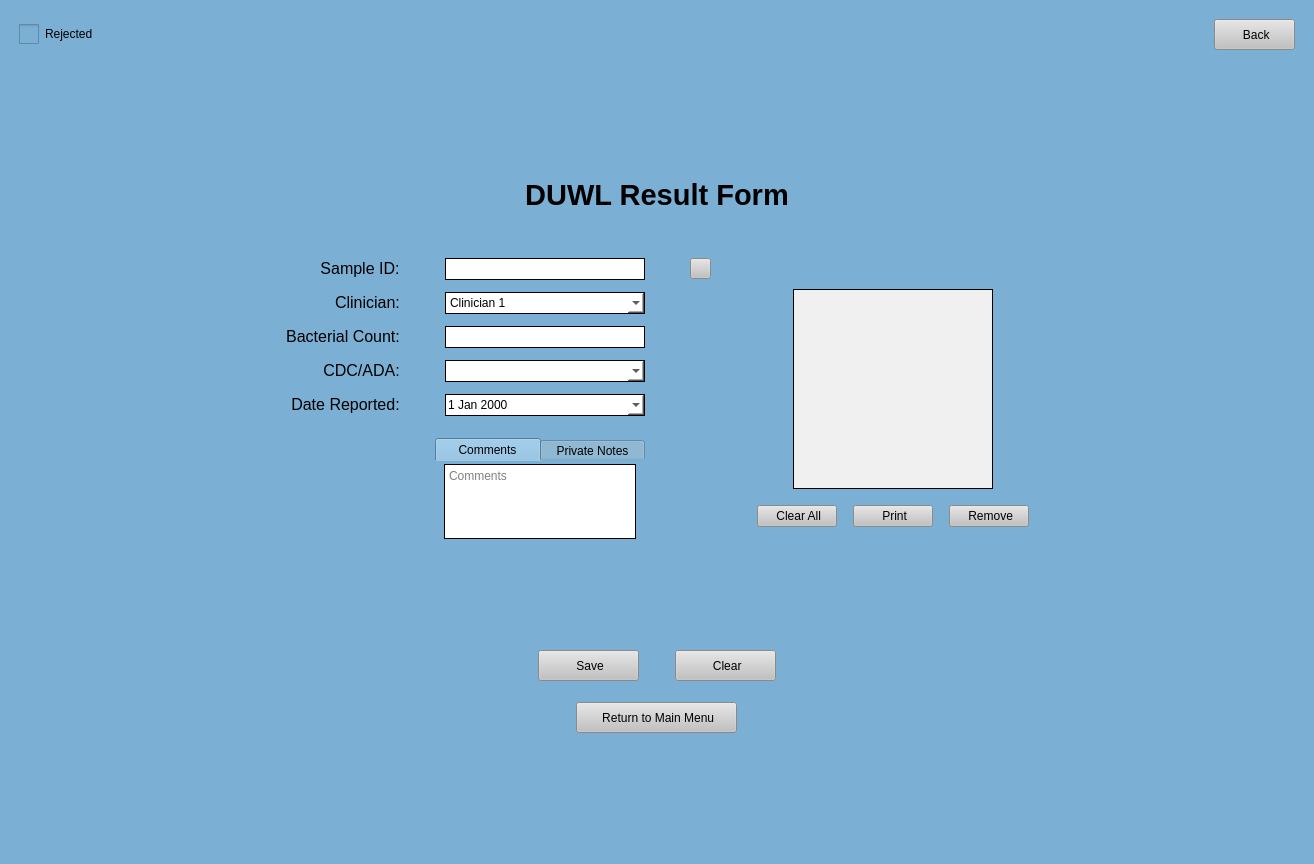
<?xml version="1.0" encoding="UTF-8"?>
<ui version="4.0">
 <class>MainWindow</class>
 <widget class="QMainWindow" name="MainWindow">
  <property name="geometry">
   <rect>
    <x>0</x>
    <y>0</y>
    <width>1314</width>
    <height>864</height>
   </rect>
  </property>
  <property name="focusPolicy">
   <enum>Qt::ClickFocus</enum>
  </property>
  <property name="windowTitle">
   <string>MainWindow</string>
  </property>
  <property name="styleSheet">
   <string notr="true">background-color: rgb(123, 175, 212);</string>
  </property>
  <widget class="QWidget" name="centralwidget">
   <layout class="QGridLayout" name="gridLayout">
    <item row="2" column="0">
     <spacer name="verticalSpacer">
      <property name="orientation">
       <enum>Qt::Vertical</enum>
      </property>
      <property name="sizeHint" stdset="0">
       <size>
        <width>20</width>
        <height>40</height>
       </size>
      </property>
     </spacer>
    </item>
    <item row="4" column="0">
     <spacer name="verticalSpacer_2">
      <property name="orientation">
       <enum>Qt::Vertical</enum>
      </property>
      <property name="sizeHint" stdset="0">
       <size>
        <width>20</width>
        <height>40</height>
       </size>
      </property>
     </spacer>
    </item>
    <item row="3" column="0">
     <layout class="QVBoxLayout" name="verticalLayout">
      <property name="bottomMargin">
       <number>0</number>
      </property>
      <item>
       <widget class="QLabel" name="label_5">
        <property name="text">
         <string>&lt;html&gt;&lt;head/&gt;&lt;body&gt;&lt;p align=&quot;center&quot;&gt;&lt;span style=&quot; font-size:22pt; font-weight:600;&quot;&gt;DUWL Result Form&lt;/span&gt;&lt;/p&gt;&lt;/body&gt;&lt;/html&gt;</string>
        </property>
       </widget>
      </item>
      <item>
       <layout class="QHBoxLayout" name="horizontalLayout">
        <item>
         <spacer name="horizontalSpacer">
          <property name="orientation">
           <enum>Qt::Horizontal</enum>
          </property>
          <property name="sizeHint" stdset="0">
           <size>
            <width>40</width>
            <height>20</height>
           </size>
          </property>
         </spacer>
        </item>
        <item>
         <layout class="QHBoxLayout" name="horizontalLayout_3">
          <property name="leftMargin">
           <number>0</number>
          </property>
          <property name="topMargin">
           <number>0</number>
          </property>
          <property name="rightMargin">
           <number>0</number>
          </property>
          <property name="bottomMargin">
           <number>0</number>
          </property>
          <item>
           <spacer name="horizontalSpacer_9">
            <property name="orientation">
             <enum>Qt::Horizontal</enum>
            </property>
            <property name="sizeHint" stdset="0">
             <size>
              <width>40</width>
              <height>20</height>
             </size>
            </property>
           </spacer>
          </item>
          <item>
           <layout class="QGridLayout" name="gridLayout_2">
            <property name="leftMargin">
             <number>0</number>
            </property>
            <property name="topMargin">
             <number>0</number>
            </property>
            <property name="rightMargin">
             <number>0</number>
            </property>
            <property name="bottomMargin">
             <number>0</number>
            </property>
            <property name="horizontalSpacing">
             <number>45</number>
            </property>
            <property name="verticalSpacing">
             <number>12</number>
            </property>
            <item row="3" column="0" alignment="Qt::AlignRight">
             <widget class="QLabel" name="label_13">
              <property name="text">
               <string>&lt;html&gt;&lt;head/&gt;&lt;body&gt;&lt;p align=&quot;center&quot;&gt;&lt;span style=&quot; font-size:12pt;&quot;&gt;Clinician:&lt;/span&gt;&lt;/p&gt;&lt;/body&gt;&lt;/html&gt;</string>
              </property>
              <property name="alignment">
               <set>Qt::AlignRight|Qt::AlignTrailing|Qt::AlignVCenter</set>
              </property>
             </widget>
            </item>
            <item row="5" column="0" alignment="Qt::AlignRight">
             <widget class="QLabel" name="label_10">
              <property name="text">
               <string>&lt;html&gt;&lt;head/&gt;&lt;body&gt;&lt;p align=&quot;center&quot;&gt;&lt;span style=&quot; font-size:12pt;&quot;&gt;CDC/ADA:&lt;/span&gt;&lt;/p&gt;&lt;/body&gt;&lt;/html&gt;</string>
              </property>
              <property name="alignment">
               <set>Qt::AlignRight|Qt::AlignTrailing|Qt::AlignVCenter</set>
              </property>
             </widget>
            </item>
            <item row="6" column="1">
             <widget class="QDateEdit" name="repDate">
              <property name="sizePolicy">
               <sizepolicy hsizetype="Fixed" vsizetype="Fixed">
                <horstretch>0</horstretch>
                <verstretch>0</verstretch>
               </sizepolicy>
              </property>
              <property name="minimumSize">
               <size>
                <width>200</width>
                <height>22</height>
               </size>
              </property>
              <property name="maximumSize">
               <size>
                <width>200</width>
                <height>22</height>
               </size>
              </property>
              <property name="styleSheet">
               <string notr="true">/* the box that is displayed*/
QDateEdit {
background-color: rgb(255, 255, 255);
border-style: solid;
border-width: 1px
}
/*toolbar on top of calendar*/
QCalendarWidget QToolButton {
height: 30px;
width: 75px;
color: white;
font-size: 12px;
icon-size: 24px, 24px;
font-weight: bold;
background-color: rgb(123,175,212);
}
QCalendarWidget QMenu {
width: 85px;
left: 10px;
color: white;
font-size: 12px;
background-color: rgb(123, 175, 212);
}
QCalendarWidget QSpinBox {
width: 75px;
font-size:12px;
color: white;
background-color: rgb(123, 175, 212);
selection-background-color: rgb(136, 136, 136);
selection-color: rgb(255, 255, 255);
}
QCalendarWidget QSpinBox::up-button { subcontrol-origin: border; subcontrol-position: top right; width:35px; }
QCalendarWidget QSpinBox::down-button {subcontrol-origin: border; subcontrol-position: bottom right; width:35px;}
QCalendarWidget QSpinBox::up-arrow { width:28px; height:28px; }
QCalendarWidget QSpinBox::down-arrow { width:28px; height:28px; }

/* header row */
QCalendarWidget QWidget { 
alternate-background-color: rgb(240, 240, 240); 
}
/* normal days */
QCalendarWidget QAbstractItemView:enabled
{
font-size:12px;
color: black;
background-color: white;
selection-background-color: rgb(123, 175, 212);
selection-color: white;
}
/* days in other months */
/* navigation bar */
QCalendarWidget QWidget#qt_calendar_navigationbar
{
background-color: rgb(123, 175, 212);
}
QCalendarWidget QAbstractItemView:disabled
{
color: rgb(180,180,180);
}</string>
              </property>
              <property name="calendarPopup">
               <bool>true</bool>
              </property>
             </widget>
            </item>
            <item row="2" column="2" alignment="Qt::AlignLeft">
             <widget class="QPushButton" name="find">
              <property name="sizePolicy">
               <sizepolicy hsizetype="Fixed" vsizetype="Fixed">
                <horstretch>0</horstretch>
                <verstretch>0</verstretch>
               </sizepolicy>
              </property>
              <property name="minimumSize">
               <size>
                <width>21</width>
                <height>21</height>
               </size>
              </property>
              <property name="maximumSize">
               <size>
                <width>21</width>
                <height>21</height>
               </size>
              </property>
              <property name="cursor">
               <cursorShape>PointingHandCursor</cursorShape>
              </property>
              <property name="styleSheet">
               <string notr="true">QPushButton:hover {
	 background-color: rgb(210, 210, 210);
}

QPushButton:focus {
	background-color: rgb(210, 210, 210);
}

QPushButton {
	background-color: rgb(193, 193, 193);
}</string>
              </property>
              <property name="text">
               <string/>
              </property>
              <property name="iconSize">
               <size>
                <width>16</width>
                <height>16</height>
               </size>
              </property>
              <property name="checkable">
               <bool>false</bool>
              </property>
              <property name="default">
               <bool>false</bool>
              </property>
              <property name="flat">
               <bool>false</bool>
              </property>
             </widget>
            </item>
            <item row="9" column="1">
             <spacer name="verticalSpacer_13">
              <property name="orientation">
               <enum>Qt::Vertical</enum>
              </property>
              <property name="sizeHint" stdset="0">
               <size>
                <width>20</width>
                <height>40</height>
               </size>
              </property>
             </spacer>
            </item>
            <item row="1" column="1">
             <spacer name="verticalSpacer_11">
              <property name="orientation">
               <enum>Qt::Vertical</enum>
              </property>
              <property name="sizeType">
               <enum>QSizePolicy::Minimum</enum>
              </property>
              <property name="sizeHint" stdset="0">
               <size>
                <width>20</width>
                <height>40</height>
               </size>
              </property>
             </spacer>
            </item>
            <item row="2" column="0" alignment="Qt::AlignRight">
             <widget class="QLabel" name="label_7">
              <property name="text">
               <string>&lt;html&gt;&lt;head/&gt;&lt;body&gt;&lt;p align=&quot;center&quot;&gt;&lt;span style=&quot; font-size:12pt;&quot;&gt;Sample ID:&lt;/span&gt;&lt;/p&gt;&lt;/body&gt;&lt;/html&gt;</string>
              </property>
              <property name="alignment">
               <set>Qt::AlignRight|Qt::AlignTrailing|Qt::AlignVCenter</set>
              </property>
             </widget>
            </item>
            <item row="2" column="1">
             <widget class="QLineEdit" name="saID">
              <property name="sizePolicy">
               <sizepolicy hsizetype="Fixed" vsizetype="Fixed">
                <horstretch>0</horstretch>
                <verstretch>0</verstretch>
               </sizepolicy>
              </property>
              <property name="minimumSize">
               <size>
                <width>200</width>
                <height>22</height>
               </size>
              </property>
              <property name="maximumSize">
               <size>
                <width>200</width>
                <height>22</height>
               </size>
              </property>
              <property name="styleSheet">
               <string notr="true">background-color: rgb(255, 255, 255);
border-style: solid;
border-width: 1px</string>
              </property>
             </widget>
            </item>
            <item row="4" column="1">
             <widget class="QLineEdit" name="bacterialCount">
              <property name="sizePolicy">
               <sizepolicy hsizetype="Fixed" vsizetype="Fixed">
                <horstretch>0</horstretch>
                <verstretch>0</verstretch>
               </sizepolicy>
              </property>
              <property name="minimumSize">
               <size>
                <width>200</width>
                <height>22</height>
               </size>
              </property>
              <property name="maximumSize">
               <size>
                <width>200</width>
                <height>22</height>
               </size>
              </property>
              <property name="styleSheet">
               <string notr="true">background-color: rgb(255, 255, 255);
border-style: solid;
border-width: 1px</string>
              </property>
             </widget>
            </item>
            <item row="5" column="1">
             <widget class="QComboBox" name="cdcADA">
              <property name="minimumSize">
               <size>
                <width>200</width>
                <height>22</height>
               </size>
              </property>
              <property name="maximumSize">
               <size>
                <width>200</width>
                <height>22</height>
               </size>
              </property>
              <property name="styleSheet">
               <string notr="true">background-color: rgb(255, 255, 255);
border-style: solid;
border-width: 1px</string>
              </property>
              <item>
               <property name="text">
                <string/>
               </property>
              </item>
              <item>
               <property name="text">
                <string>Meets</string>
               </property>
              </item>
              <item>
               <property name="text">
                <string>Fails to Meet</string>
               </property>
              </item>
             </widget>
            </item>
            <item row="6" column="0" alignment="Qt::AlignRight">
             <widget class="QLabel" name="label_15">
              <property name="text">
               <string>&lt;html&gt;&lt;head/&gt;&lt;body&gt;&lt;p align=&quot;center&quot;&gt;&lt;span style=&quot; font-size:12pt;&quot;&gt;Date Reported:&lt;/span&gt;&lt;/p&gt;&lt;/body&gt;&lt;/html&gt;</string>
              </property>
              <property name="alignment">
               <set>Qt::AlignRight|Qt::AlignTrailing|Qt::AlignVCenter</set>
              </property>
             </widget>
            </item>
            <item row="3" column="1">
             <widget class="QComboBox" name="clinDrop">
              <property name="sizePolicy">
               <sizepolicy hsizetype="Fixed" vsizetype="Fixed">
                <horstretch>0</horstretch>
                <verstretch>0</verstretch>
               </sizepolicy>
              </property>
              <property name="minimumSize">
               <size>
                <width>200</width>
                <height>22</height>
               </size>
              </property>
              <property name="maximumSize">
               <size>
                <width>200</width>
                <height>22</height>
               </size>
              </property>
              <property name="styleSheet">
               <string notr="true">background-color: rgb(255, 255, 255);
border-style: solid;
border-width: 1px</string>
              </property>
              <item>
               <property name="text">
                <string>Clinician 1</string>
               </property>
              </item>
              <item>
               <property name="text">
                <string>Clinician 2</string>
               </property>
              </item>
              <item>
               <property name="text">
                <string>Clinician 3</string>
               </property>
              </item>
             </widget>
            </item>
            <item row="4" column="0" alignment="Qt::AlignRight">
             <widget class="QLabel" name="label_9">
              <property name="text">
               <string>&lt;html&gt;&lt;head/&gt;&lt;body&gt;&lt;p align=&quot;center&quot;&gt;&lt;span style=&quot; font-size:12pt;&quot;&gt;Bacterial Count:&lt;/span&gt;&lt;/p&gt;&lt;/body&gt;&lt;/html&gt;</string>
              </property>
              <property name="alignment">
               <set>Qt::AlignRight|Qt::AlignTrailing|Qt::AlignVCenter</set>
              </property>
             </widget>
            </item>
            <item row="7" column="0" colspan="3">
             <spacer name="verticalSpacer_6">
              <property name="orientation">
               <enum>Qt::Vertical</enum>
              </property>
              <property name="sizeType">
               <enum>QSizePolicy::Fixed</enum>
              </property>
              <property name="sizeHint" stdset="0">
               <size>
                <width>20</width>
                <height>10</height>
               </size>
              </property>
             </spacer>
            </item>
            <item row="8" column="0" colspan="2" alignment="Qt::AlignRight">
             <widget class="QTabWidget" name="tabWidget">
              <property name="sizePolicy">
               <sizepolicy hsizetype="Expanding" vsizetype="Expanding">
                <horstretch>0</horstretch>
                <verstretch>0</verstretch>
               </sizepolicy>
              </property>
              <property name="maximumSize">
               <size>
                <width>210</width>
                <height>16777215</height>
               </size>
              </property>
              <property name="styleSheet">
               <string notr="true">QTabWidget::pane {
	background: rgb(235, 235, 235);
	top: -16px;
}
QTabWidget::tab-bar {
	alignment: center;
}
QTabBar::tab {
	height: 23px; 
	width: 105px;
}</string>
              </property>
              <property name="currentIndex">
               <number>0</number>
              </property>
              <property name="usesScrollButtons">
               <bool>false</bool>
              </property>
              <widget class="QWidget" name="commentsTab">
               <attribute name="title">
                <string>Comments</string>
               </attribute>
               <layout class="QGridLayout" name="gridLayout_3">
                <item row="0" column="0">
                 <widget class="QTextEdit" name="cText">
                  <property name="sizePolicy">
                   <sizepolicy hsizetype="Fixed" vsizetype="Fixed">
                    <horstretch>0</horstretch>
                    <verstretch>0</verstretch>
                   </sizepolicy>
                  </property>
                  <property name="maximumSize">
                   <size>
                    <width>200</width>
                    <height>75</height>
                   </size>
                  </property>
                  <property name="styleSheet">
                   <string notr="true">background-color: rgb(255, 255, 255);
border-style: solid;
border-width: 1px</string>
                  </property>
                  <property name="placeholderText">
                   <string>Comments</string>
                  </property>
                 </widget>
                </item>
               </layout>
              </widget>
              <widget class="QWidget" name="notesTab">
               <attribute name="title">
                <string>Private Notes</string>
               </attribute>
               <layout class="QGridLayout" name="gridLayout_4">
                <item row="0" column="0">
                 <widget class="QTextEdit" name="nText">
                  <property name="sizePolicy">
                   <sizepolicy hsizetype="Fixed" vsizetype="Fixed">
                    <horstretch>0</horstretch>
                    <verstretch>0</verstretch>
                   </sizepolicy>
                  </property>
                  <property name="maximumSize">
                   <size>
                    <width>200</width>
                    <height>75</height>
                   </size>
                  </property>
                  <property name="styleSheet">
                   <string notr="true">background-color: rgb(255, 255, 255);
border-style: solid;
border-width: 1px</string>
                  </property>
                  <property name="placeholderText">
                   <string>Private Notes</string>
                  </property>
                 </widget>
                </item>
               </layout>
              </widget>
             </widget>
            </item>
           </layout>
          </item>
          <item>
           <spacer name="horizontalSpacer_10">
            <property name="orientation">
             <enum>Qt::Horizontal</enum>
            </property>
            <property name="sizeType">
             <enum>QSizePolicy::Minimum</enum>
            </property>
            <property name="sizeHint" stdset="0">
             <size>
              <width>40</width>
              <height>20</height>
             </size>
            </property>
           </spacer>
          </item>
          <item>
           <layout class="QVBoxLayout" name="verticalLayout_2">
            <property name="leftMargin">
             <number>0</number>
            </property>
            <property name="topMargin">
             <number>0</number>
            </property>
            <property name="rightMargin">
             <number>0</number>
            </property>
            <property name="bottomMargin">
             <number>0</number>
            </property>
            <item>
             <spacer name="verticalSpacer_10">
              <property name="orientation">
               <enum>Qt::Vertical</enum>
              </property>
              <property name="sizeHint" stdset="0">
               <size>
                <width>20</width>
                <height>40</height>
               </size>
              </property>
             </spacer>
            </item>
            <item alignment="Qt::AlignHCenter">
             <widget class="QTableWidget" name="kitTWid">
              <property name="minimumSize">
               <size>
                <width>200</width>
                <height>200</height>
               </size>
              </property>
              <property name="maximumSize">
               <size>
                <width>200</width>
                <height>200</height>
               </size>
              </property>
              <property name="styleSheet">
               <string notr="true">background-color: rgb(240, 240, 240);
border-style: solid;
border-width: 1px</string>
              </property>
              <property name="editTriggers">
               <set>QAbstractItemView::NoEditTriggers</set>
              </property>
              <property name="alternatingRowColors">
               <bool>true</bool>
              </property>
              <property name="selectionMode">
               <enum>QAbstractItemView::SingleSelection</enum>
              </property>
             </widget>
            </item>
            <item>
             <spacer name="verticalSpacer_8">
              <property name="orientation">
               <enum>Qt::Vertical</enum>
              </property>
              <property name="sizeType">
               <enum>QSizePolicy::Minimum</enum>
              </property>
              <property name="sizeHint" stdset="0">
               <size>
                <width>20</width>
                <height>10</height>
               </size>
              </property>
             </spacer>
            </item>
            <item>
             <layout class="QHBoxLayout" name="horizontalLayout_4">
              <property name="leftMargin">
               <number>0</number>
              </property>
              <property name="topMargin">
               <number>0</number>
              </property>
              <property name="rightMargin">
               <number>0</number>
              </property>
              <property name="bottomMargin">
               <number>0</number>
              </property>
              <item>
               <widget class="QPushButton" name="clearAll">
                <property name="cursor">
                 <cursorShape>PointingHandCursor</cursorShape>
                </property>
                <property name="styleSheet">
                 <string notr="true">QPushButton:hover {
	 background-color: rgb(210, 210, 210);
}

QPushButton:focus {
	background-color: rgb(210, 210, 210);
}

QPushButton {
	background-color: rgb(193, 193, 193);
}</string>
                </property>
                <property name="text">
                 <string> Clear All</string>
                </property>
               </widget>
              </item>
              <item>
               <spacer name="horizontalSpacer_5">
                <property name="orientation">
                 <enum>Qt::Horizontal</enum>
                </property>
                <property name="sizeType">
                 <enum>QSizePolicy::Minimum</enum>
                </property>
                <property name="sizeHint" stdset="0">
                 <size>
                  <width>10</width>
                  <height>20</height>
                 </size>
                </property>
               </spacer>
              </item>
              <item>
               <widget class="QPushButton" name="print">
                <property name="cursor">
                 <cursorShape>PointingHandCursor</cursorShape>
                </property>
                <property name="styleSheet">
                 <string notr="true">QPushButton:hover {
	 background-color: rgb(210, 210, 210);
}

QPushButton:focus {
	background-color: rgb(210, 210, 210);
}

QPushButton {
	background-color: rgb(193, 193, 193);
}</string>
                </property>
                <property name="text">
                 <string> Print</string>
                </property>
               </widget>
              </item>
              <item>
               <spacer name="horizontalSpacer_11">
                <property name="orientation">
                 <enum>Qt::Horizontal</enum>
                </property>
                <property name="sizeType">
                 <enum>QSizePolicy::Minimum</enum>
                </property>
                <property name="sizeHint" stdset="0">
                 <size>
                  <width>10</width>
                  <height>20</height>
                 </size>
                </property>
               </spacer>
              </item>
              <item>
               <widget class="QPushButton" name="remove">
                <property name="cursor">
                 <cursorShape>PointingHandCursor</cursorShape>
                </property>
                <property name="styleSheet">
                 <string notr="true">QPushButton:hover {
	 background-color: rgb(210, 210, 210);
}

QPushButton:focus {
	background-color: rgb(210, 210, 210);
}

QPushButton {
	background-color: rgb(193, 193, 193);
}</string>
                </property>
                <property name="text">
                 <string> Remove</string>
                </property>
               </widget>
              </item>
             </layout>
            </item>
            <item>
             <spacer name="verticalSpacer_9">
              <property name="orientation">
               <enum>Qt::Vertical</enum>
              </property>
              <property name="sizeHint" stdset="0">
               <size>
                <width>20</width>
                <height>40</height>
               </size>
              </property>
             </spacer>
            </item>
           </layout>
          </item>
          <item>
           <spacer name="horizontalSpacer_12">
            <property name="orientation">
             <enum>Qt::Horizontal</enum>
            </property>
            <property name="sizeHint" stdset="0">
             <size>
              <width>40</width>
              <height>20</height>
             </size>
            </property>
           </spacer>
          </item>
         </layout>
        </item>
        <item>
         <spacer name="horizontalSpacer_2">
          <property name="orientation">
           <enum>Qt::Horizontal</enum>
          </property>
          <property name="sizeHint" stdset="0">
           <size>
            <width>40</width>
            <height>20</height>
           </size>
          </property>
         </spacer>
        </item>
       </layout>
      </item>
      <item alignment="Qt::AlignHCenter|Qt::AlignVCenter">
       <widget class="QLabel" name="errorMessage">
        <property name="minimumSize">
         <size>
          <width>350</width>
          <height>30</height>
         </size>
        </property>
        <property name="maximumSize">
         <size>
          <width>999</width>
          <height>30</height>
         </size>
        </property>
        <property name="styleSheet">
         <string notr="true">font: 12pt &quot;MS Shell Dlg 2&quot;;
color:red;</string>
        </property>
        <property name="text">
         <string/>
        </property>
        <property name="alignment">
         <set>Qt::AlignCenter</set>
        </property>
       </widget>
      </item>
      <item>
       <spacer name="verticalSpacer_5">
        <property name="orientation">
         <enum>Qt::Vertical</enum>
        </property>
        <property name="sizeType">
         <enum>QSizePolicy::Minimum</enum>
        </property>
        <property name="sizeHint" stdset="0">
         <size>
          <width>10</width>
          <height>10</height>
         </size>
        </property>
       </spacer>
      </item>
      <item>
       <layout class="QHBoxLayout" name="horizontalLayout_2">
        <property name="topMargin">
         <number>0</number>
        </property>
        <property name="bottomMargin">
         <number>0</number>
        </property>
        <item>
         <spacer name="horizontalSpacer_6">
          <property name="orientation">
           <enum>Qt::Horizontal</enum>
          </property>
          <property name="sizeHint" stdset="0">
           <size>
            <width>40</width>
            <height>20</height>
           </size>
          </property>
         </spacer>
        </item>
        <item>
         <widget class="QPushButton" name="save">
          <property name="minimumSize">
           <size>
            <width>101</width>
            <height>31</height>
           </size>
          </property>
          <property name="cursor">
           <cursorShape>PointingHandCursor</cursorShape>
          </property>
          <property name="styleSheet">
           <string notr="true">QPushButton:hover {
	 background-color: rgb(210, 210, 210);
}

QPushButton:focus {
	background-color: rgb(210, 210, 210);
}

QPushButton {
	background-color: rgb(193, 193, 193);
}</string>
          </property>
          <property name="text">
           <string> Save</string>
          </property>
         </widget>
        </item>
        <item>
         <spacer name="horizontalSpacer_8">
          <property name="orientation">
           <enum>Qt::Horizontal</enum>
          </property>
          <property name="sizeType">
           <enum>QSizePolicy::Minimum</enum>
          </property>
          <property name="sizeHint" stdset="0">
           <size>
            <width>30</width>
            <height>20</height>
           </size>
          </property>
         </spacer>
        </item>
        <item>
         <widget class="QPushButton" name="clear">
          <property name="sizePolicy">
           <sizepolicy hsizetype="Fixed" vsizetype="Fixed">
            <horstretch>0</horstretch>
            <verstretch>0</verstretch>
           </sizepolicy>
          </property>
          <property name="minimumSize">
           <size>
            <width>101</width>
            <height>31</height>
           </size>
          </property>
          <property name="maximumSize">
           <size>
            <width>101</width>
            <height>31</height>
           </size>
          </property>
          <property name="cursor">
           <cursorShape>PointingHandCursor</cursorShape>
          </property>
          <property name="styleSheet">
           <string notr="true">QPushButton:hover {
	 background-color: rgb(210, 210, 210);
}

QPushButton:focus {
	background-color: rgb(210, 210, 210);
}

QPushButton {
	background-color: rgb(193, 193, 193);
}</string>
          </property>
          <property name="text">
           <string> Clear</string>
          </property>
         </widget>
        </item>
        <item>
         <spacer name="horizontalSpacer_7">
          <property name="orientation">
           <enum>Qt::Horizontal</enum>
          </property>
          <property name="sizeHint" stdset="0">
           <size>
            <width>40</width>
            <height>20</height>
           </size>
          </property>
         </spacer>
        </item>
       </layout>
      </item>
      <item>
       <spacer name="verticalSpacer_4">
        <property name="orientation">
         <enum>Qt::Vertical</enum>
        </property>
        <property name="sizeType">
         <enum>QSizePolicy::Minimum</enum>
        </property>
        <property name="sizeHint" stdset="0">
         <size>
          <width>20</width>
          <height>15</height>
         </size>
        </property>
       </spacer>
      </item>
      <item alignment="Qt::AlignHCenter">
       <widget class="QPushButton" name="home">
        <property name="sizePolicy">
         <sizepolicy hsizetype="Fixed" vsizetype="Fixed">
          <horstretch>0</horstretch>
          <verstretch>0</verstretch>
         </sizepolicy>
        </property>
        <property name="minimumSize">
         <size>
          <width>161</width>
          <height>31</height>
         </size>
        </property>
        <property name="maximumSize">
         <size>
          <width>161</width>
          <height>31</height>
         </size>
        </property>
        <property name="cursor">
         <cursorShape>PointingHandCursor</cursorShape>
        </property>
        <property name="styleSheet">
         <string notr="true">QPushButton:hover {
	 background-color: rgb(210, 210, 210);
}

QPushButton:focus {
	background-color: rgb(210, 210, 210);
}

QPushButton {
	background-color: rgb(193, 193, 193);
}</string>
        </property>
        <property name="text">
         <string> Return to Main Menu</string>
        </property>
       </widget>
      </item>
     </layout>
    </item>
    <item row="1" column="0">
     <layout class="QHBoxLayout" name="horizontalLayout_6">
      <property name="leftMargin">
       <number>0</number>
      </property>
      <property name="topMargin">
       <number>0</number>
      </property>
      <property name="rightMargin">
       <number>0</number>
      </property>
      <property name="bottomMargin">
       <number>0</number>
      </property>
      <item>
       <spacer name="horizontalSpacer_4">
        <property name="orientation">
         <enum>Qt::Horizontal</enum>
        </property>
        <property name="sizeType">
         <enum>QSizePolicy::Minimum</enum>
        </property>
        <property name="sizeHint" stdset="0">
         <size>
          <width>10</width>
          <height>10</height>
         </size>
        </property>
       </spacer>
      </item>
      <item>
       <widget class="QCheckBox" name="rejectedCheckBox">
        <property name="styleSheet">
         <string notr="true">QCheckBox::indicator { width: 20px; height: 20px;}</string>
        </property>
        <property name="text">
         <string>Rejected</string>
        </property>
       </widget>
      </item>
      <item>
       <spacer name="horizontalSpacer_3">
        <property name="orientation">
         <enum>Qt::Horizontal</enum>
        </property>
        <property name="sizeHint" stdset="0">
         <size>
          <width>40</width>
          <height>20</height>
         </size>
        </property>
       </spacer>
      </item>
      <item>
       <widget class="QPushButton" name="back">
        <property name="sizePolicy">
         <sizepolicy hsizetype="Fixed" vsizetype="Fixed">
          <horstretch>0</horstretch>
          <verstretch>0</verstretch>
         </sizepolicy>
        </property>
        <property name="minimumSize">
         <size>
          <width>81</width>
          <height>31</height>
         </size>
        </property>
        <property name="maximumSize">
         <size>
          <width>81</width>
          <height>31</height>
         </size>
        </property>
        <property name="cursor">
         <cursorShape>PointingHandCursor</cursorShape>
        </property>
        <property name="styleSheet">
         <string notr="true">QPushButton:hover {
	 background-color: rgb(210, 210, 210);
}

QPushButton:focus {
	background-color: rgb(210, 210, 210);
}

QPushButton {
	background-color: rgb(193, 193, 193);
}</string>
        </property>
        <property name="text">
         <string> Back</string>
        </property>
       </widget>
      </item>
      <item>
       <spacer name="horizontalSpacer_13">
        <property name="orientation">
         <enum>Qt::Horizontal</enum>
        </property>
        <property name="sizeType">
         <enum>QSizePolicy::Minimum</enum>
        </property>
        <property name="sizeHint" stdset="0">
         <size>
          <width>10</width>
          <height>10</height>
         </size>
        </property>
       </spacer>
      </item>
     </layout>
    </item>
    <item row="0" column="0">
     <spacer name="verticalSpacer_3">
      <property name="orientation">
       <enum>Qt::Vertical</enum>
      </property>
      <property name="sizeType">
       <enum>QSizePolicy::Minimum</enum>
      </property>
      <property name="sizeHint" stdset="0">
       <size>
        <width>10</width>
        <height>10</height>
       </size>
      </property>
     </spacer>
    </item>
   </layout>
  </widget>
 </widget>
 <tabstops>
  <tabstop>saID</tabstop>
  <tabstop>clinDrop</tabstop>
  <tabstop>bacterialCount</tabstop>
  <tabstop>cdcADA</tabstop>
  <tabstop>repDate</tabstop>
  <tabstop>tabWidget</tabstop>
  <tabstop>cText</tabstop>
  <tabstop>nText</tabstop>
  <tabstop>kitTWid</tabstop>
  <tabstop>clearAll</tabstop>
  <tabstop>print</tabstop>
  <tabstop>remove</tabstop>
  <tabstop>save</tabstop>
  <tabstop>clear</tabstop>
  <tabstop>home</tabstop>
  <tabstop>find</tabstop>
 </tabstops>
 <resources/>
 <connections/>
</ui>
